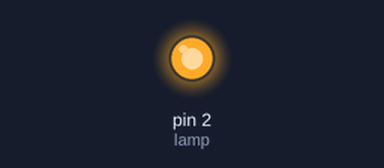
The sketch below on a simulated Arduino Uno, built with avr-gcc and run on an emulated ATmega328P. Shown: output pins drawn as LEDs (lit = HIGH). What the sketch prints to the serial monitor is not drawn.

Above: at 0.1 s.
At 64.1 s:
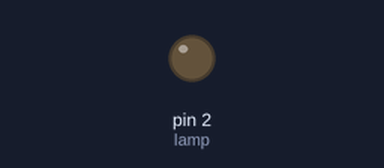
Timing chart, 0 to 65.6 s (numbered marks = the images above):
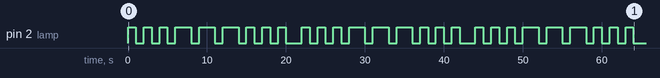

The sketch:

LED_lamp.ino
```cpp
int lamp = 2;

static int order[] = {1000,1000,1000,2000,2000,2000,1000,1000,1000};
int number = sizeof(order)/2;


void blinkLED(int input, int timeOfTheLightning[]) {
  for (int x = 0; x < number; x++) {
    digitalWrite(input, HIGH);
    Serial.print(timeOfTheLightning[x]);
    Serial.print(" ");
    delay(timeOfTheLightning[x]);
    digitalWrite(input, LOW);
    delay(1000);
  }
}

void lampOrder() {
  for (int x = 0; x < 3; x++) {
    blinkLED(lamp, order);
    delay(1000);
  }
}

void setup() {
  // put your setup code here, to run once:
  Serial.begin(9600);
  pinMode(lamp, OUTPUT);
  lampOrder();
  delay(1000);


}

void loop() {
  // put your main code here, to run repeatedly:

}
```
